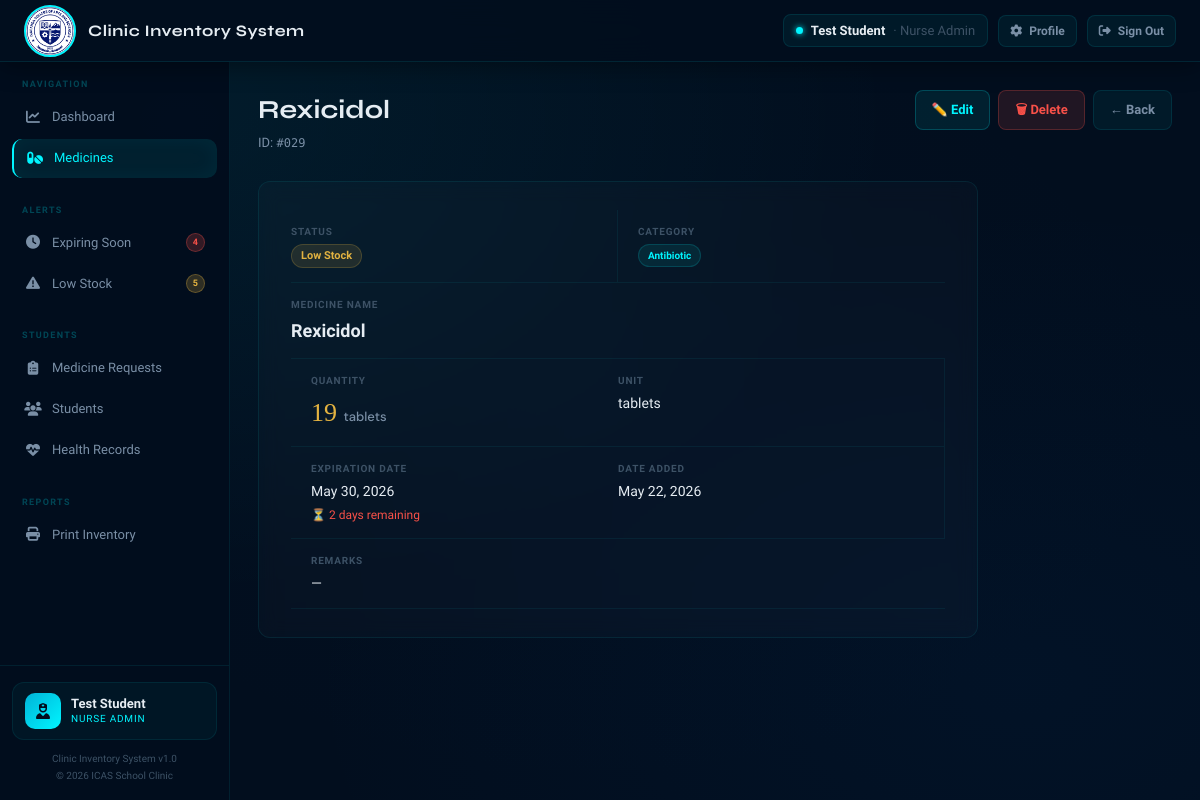
The page /view_medicine.php?id=29 (signed in) on the database its author committed.
### tables this page shows
CREATE TABLE `medicines` (
  `medicine_id` int(11) NOT NULL,
  `medicine_name` varchar(100) NOT NULL,
  `category` varchar(50) DEFAULT NULL,
  `quantity` int(11) DEFAULT 0,
  `unit` varchar(20) DEFAULT NULL,
  `expiration_date` date DEFAULT NULL,
  `date_added` date DEFAULT NULL,
  `status` varchar(20) DEFAULT 'In Stock',
  `remarks` text DEFAULT NULL,
  `image` varchar(255) DEFAULT NULL
);

### config/helpers.php (called while the page is built, shortened)
<?php
function statusClass(string $s): string {
    return match($s) {
        'In Stock'     => 'in-stock',
        'Low Stock'    => 'low-stock',
        'Out of Stock' => 'out-stock',
        'Expired'      => 'expired',
        default        => ''
    };
}
function fmtDateLong(?string $d): string {
    return date('F d, Y', strtotime($d));
}
function daysLeft(?string $dateStr): ?int {
    return (int) ceil((strtotime($dateStr) - time()) / 86400);
}
function daysColor(?int $days): string {
    if ($days < 7)  return 'var(--red)';
    return 'var(--text2)';
}
function qtyColor(int $qty): string {
    if ($qty <= 20) return 'var(--yellow)';
    return 'var(--text)';
}
function medId(int $id): string {
    return '#' . str_pad($id, 3, '0', STR_PAD_LEFT);
}
?>

### view_medicine.php (the view, shortened to what this page needs)
<?php
require_once __DIR__ . '/config/db.php';
require_once __DIR__ . '/config/helpers.php';
$id = (int)($_GET['id'] ?? 0);
$stmt = $conn->prepare("SELECT * FROM medicines WHERE medicine_id = ?");
$stmt->bind_param("i", $id);
$stmt->execute();
$m = $stmt->get_result()->fetch_assoc();
$days = daysLeft($m['expiration_date']);
require_once __DIR__ . '/includes/header.php';
?>
<div class="page-header">
  <div>
    <h1><?= htmlspecialchars($m['medicine_name']) ?></h1>
    <p>ID: <span class="mono"><?= medId($m['medicine_id']) ?></span></p>
  </div>
  <div style="display:flex;gap:8px">
    <a href="edit_medicine.php?id=<?= $id ?>" class="btn btn-edit">✏️ Edit</a>
    <a href="delete_medicine.php?id=<?= $id ?>" class="btn btn-danger delete-confirm" data-name="<?= htmlspecialchars($m['medicine_name']) ?>">🗑 Delete</a>
    <a href="medicines.php" class="btn btn-secondary">← Back</a>
  </div>
</div>
<div class="form-card">
  <div class="detail-grid">
    <div class="detail-item">
      <div class="detail-label">Status</div>
      <div class="detail-value"><span class="badge <?= statusClass($m['status']) ?>"><?= htmlspecialchars($m['status']) ?></span></div>
    </div>
    <div class="detail-item">
      <div class="detail-label">Category</div>
      <div class="detail-value"><?= $m['category'] ? '<span class="badge cat">'.htmlspecialchars($m['category']).'</span>' : '—' ?></div>
    </div>
    <div class="detail-item full">
      <div class="detail-label">Medicine Name</div>
      <div class="detail-value" style="font-size:18px;font-weight:600"><?= htmlspecialchars($m['medicine_name']) ?></div>
    </div>
    <div class="detail-item">
      <div class="detail-label">Quantity</div>
      <div class="detail-value" style="font-size:26px;font-family:'Playfair Display',serif;color:<?= qtyColor((int)$m['quantity']) ?>">
        <?= $m['quantity'] ?> <span style="font-size:13px;font-family:'DM Sans',sans-serif;color:var(--text2)"><?= htmlspecialchars($m['unit'] ?: '') ?></span>
      </div>
    </div>
    <div class="detail-item">
      <div class="detail-label">Unit</div>
      <div class="detail-value"><?= htmlspecialchars($m['unit'] ?: '—') ?></div>
    </div>
    <div class="detail-item">
      <div class="detail-label">Expiration Date</div>
      <div class="detail-value">
        <?= fmtDateLong($m['expiration_date']) ?>
        <?php if ($days !== null): ?>
          <div style="font-size:12px;margin-top:4px;color:<?= daysColor($days) ?>">
            <?= $days < 0 ? '⚠ Expired '.abs($days).' days ago' : "⏳ {$days} days remaining" ?>
          </div>
        <?php endif; ?>
      </div>
    </div>
    <div class="detail-item">
      <div class="detail-label">Date Added</div>
      <div class="detail-value"><?= fmtDateLong($m['date_added']) ?></div>
    </div>
    <div class="detail-item full">
      <div class="detail-label">Remarks</div>
      <div class="detail-value"><?= $m['remarks'] ? htmlspecialchars($m['remarks']) : '—' ?></div>
    </div>
  </div>
</div>
<?php require_once __DIR__ . '/includes/footer.php'; ?>

### assets/css/style.css (style rules this page uses)
:root { --bg: #020e1e; --surface: #071428; --surface2: #0a1a30; --surface3: #0d2040; --border: rgba(0,245,255,0.1); --border2: rgba(0,245,255,0.2); --accent: #00f5ff; --accent2: #00b4d8; --text: #e6edf3; --text2: #7a8fa6; --text3: #3d5266; --red: #f85149; --green: #3fb950; --yellow: #e3b341; --blue: #58a6ff; --purple: #bc8cff; --radius: 12px; --shadow: 0 8px 32px rgba(0,0,0,0.6); --topbar-h: 62px; }
*, *::before, *::after { margin:0; padding:0; box-sizing:border-box; }
body { font-family: 'Exo 2', sans-serif; background: var(--bg); background-image: radial-gradient(ellipse at 15% 15%, rgba(0,245,255,0.06) 0%, transparent 50%), radial-gradient(ellipse at 85% 85%, rgba(0,100,200,0.05) 0%, transparent 50%), radial-gradient(ellipse at 50% 50%, rgba(0,50,100,0.03) 0%, transparent 70%); background-attachment: fixed; color: var(--text); min-height: 100vh; font-size: 14px; line-height: 1.5; }
a { text-decoration: none; color: inherit; }
.page-header { display: flex; align-items: flex-start; justify-content: space-between; margin-bottom: 28px; gap: 16px; }
.page-header h1 { font-family: 'Syne', sans-serif; font-size: 26px; font-weight: 700; color: var(--text); }
.page-header p { color: var(--text2); font-size: 13px; margin-top: 4px; }
.mono { font-family: 'DM Mono', monospace; font-size: 12px; }
.badge { display: inline-flex; align-items: center; gap: 4px; padding: 3px 9px; border-radius: 20px; font-size: 11px; font-weight: 600; white-space: nowrap; }
.badge.low-stock { background: rgba(227,179,65,.12); color: var(--yellow); border: 1px solid rgba(227,179,65,.2); }
.badge.cat { background: rgba(0,245,255,.08); color: var(--accent); font-size: 10px; border: 1px solid rgba(0,245,255,.15); }
.btn { display: inline-flex; align-items: center; gap: 7px; padding: 9px 16px; border-radius: 8px; font-size: 13px; font-weight: 600; cursor: pointer; border: none; transition: all .2s; white-space: nowrap; text-decoration: none; font-family: 'Exo 2', sans-serif; }
.btn-secondary { background: rgba(0,245,255,0.05); color: var(--text2); border: 1px solid rgba(0,245,255,0.1); }
.btn-danger { background: rgba(248,81,73,.12); color: var(--red); border: 1px solid rgba(248,81,73,.25); }
.btn-edit { background: rgba(0,245,255,.08); color: var(--accent); border: 1px solid rgba(0,245,255,.2); }
.form-card { background: rgba(255,255,255,0.02); border: 1px solid rgba(0,245,255,0.08); border-radius: var(--radius); padding: 28px 32px; max-width: 720px; backdrop-filter: blur(10px); }
.detail-grid { display: grid; grid-template-columns: 1fr 1fr; gap: 0; }
.detail-item { padding: 14px 0; border-bottom: 1px solid rgba(0,245,255,0.06); }
.detail-item:nth-child(odd) { padding-right: 20px; border-right: 1px solid rgba(0,245,255,0.06); }
.detail-item:nth-child(even) { padding-left: 20px; }
.detail-item.full { grid-column: 1 / -1; border-right: none; }
.detail-label { font-size: 10px; font-weight: 700; text-transform: uppercase; letter-spacing: .08em; color: var(--text3); margin-bottom: 5px; }
.detail-value { font-size: 14px; color: var(--text); font-weight: 500; }

### rows shown on the page
medicines: medicine_name "Rexicidol", medicine_id "#029", status "Low Stock", category "Antibiotic", quantity "19", unit "tablets", expiration_date "May 30, 2026", expiration_date "2", date_added "May 22, 2026"

### other values the page prints
getCurrentUser() "Test Student"
$expCount "4"
$lowCount "5"
